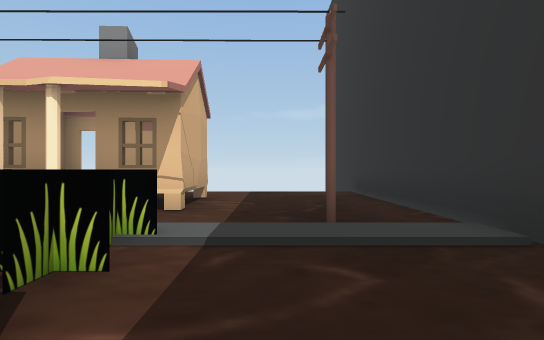
View 1 (above)

21 first-person views from a walk through a 3-D level made in the Unity game engine. The camera is 1.2 m above the floor, looks level and sees 85° across. The floor is counted in squares, 2 m on a side. Each view is taken from the middle of a square. On the plan, view 1 faces up. The plan holds only what a view shows up to about 9 squares ahead; the rest is blank. The place goes on beyond the plan.

View 2
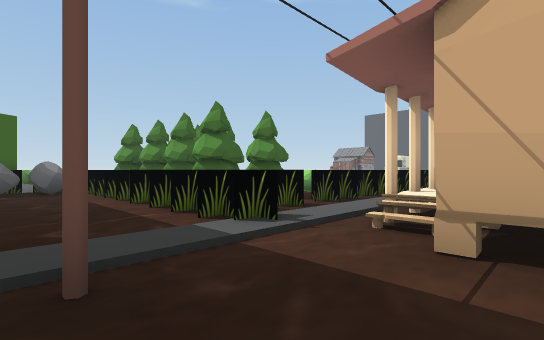

View 3
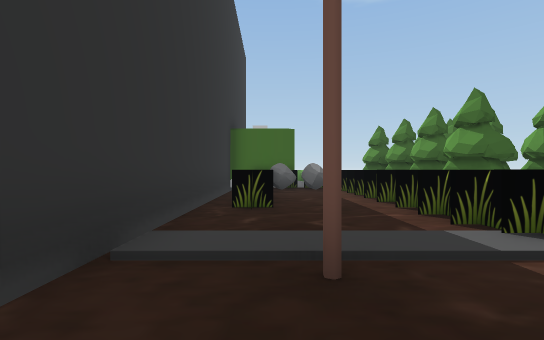

View 4
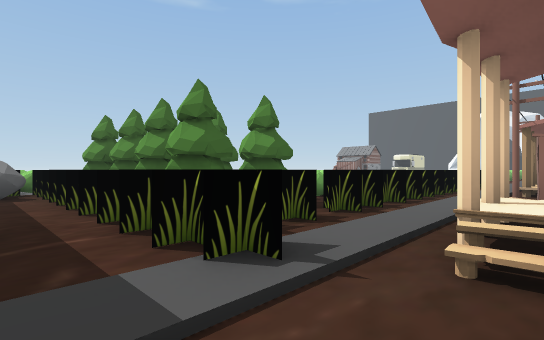

View 5
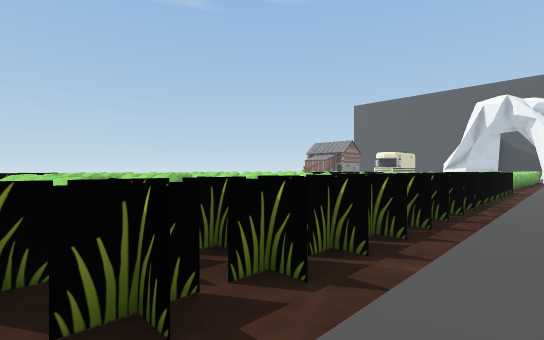

View 6
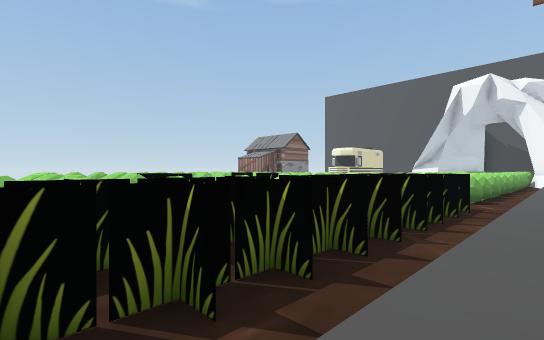

View 7
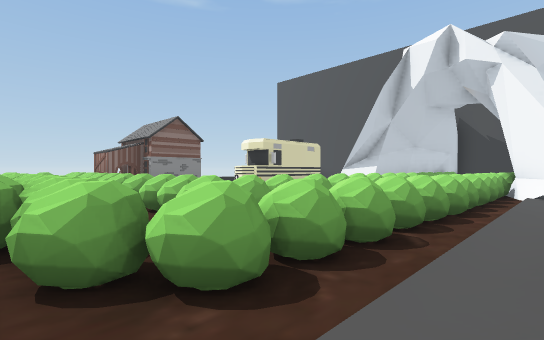

View 8
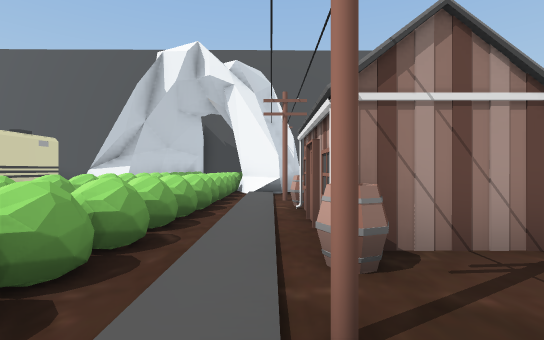

View 9
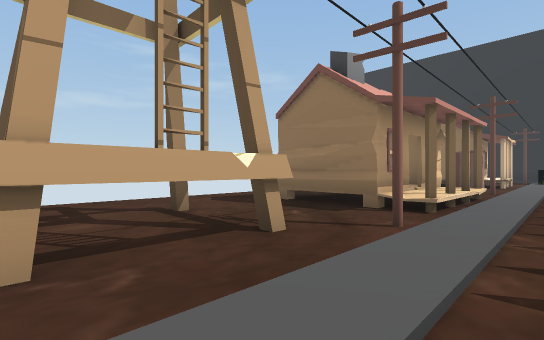

View 10
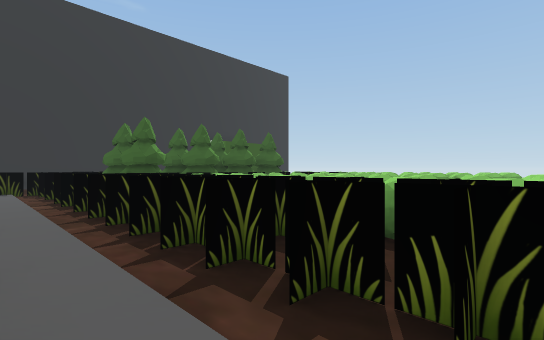

View 11
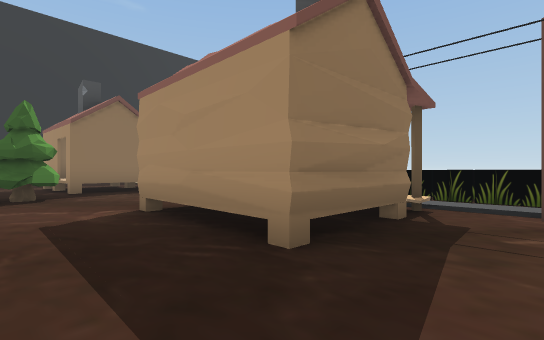

View 12
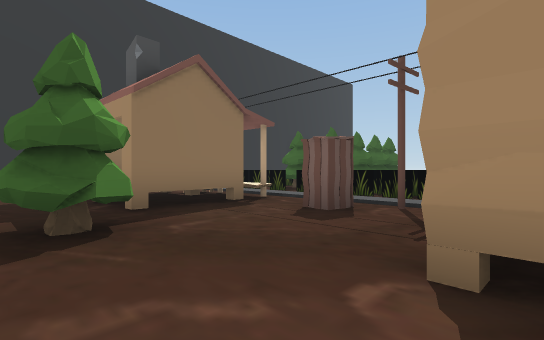

View 13
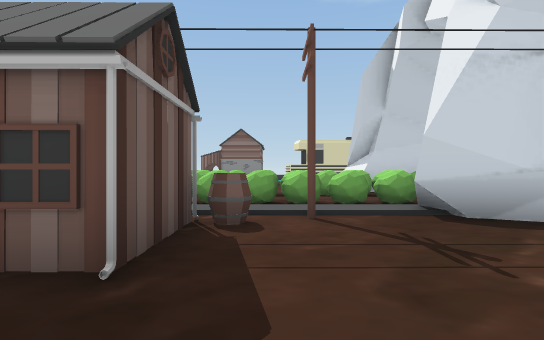

View 14
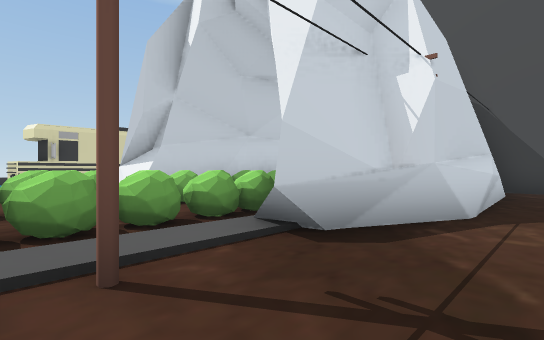

View 15
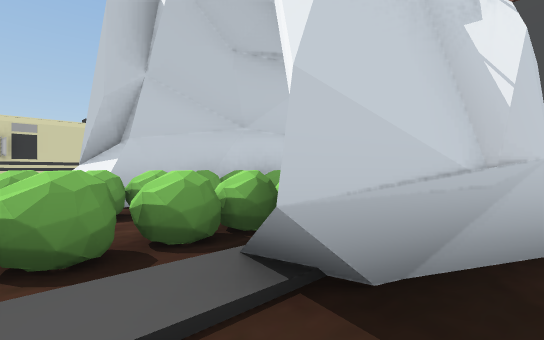

View 16
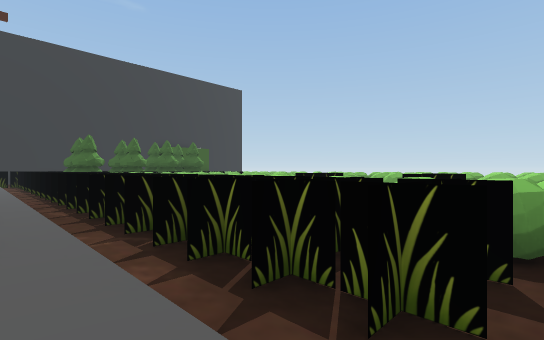

View 17
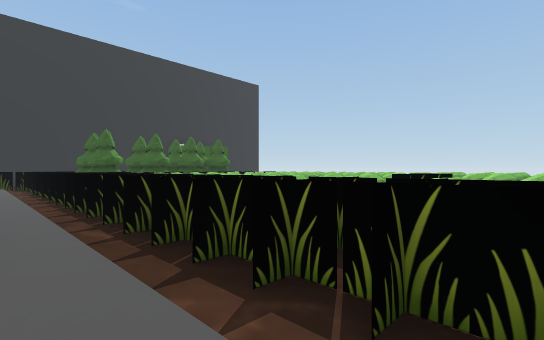

View 18
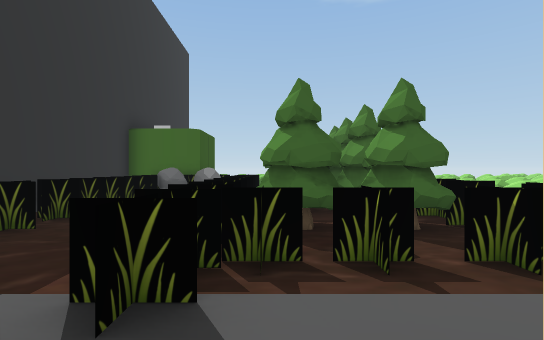

View 19
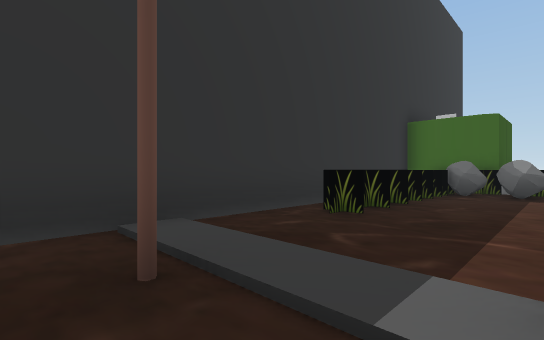

View 20
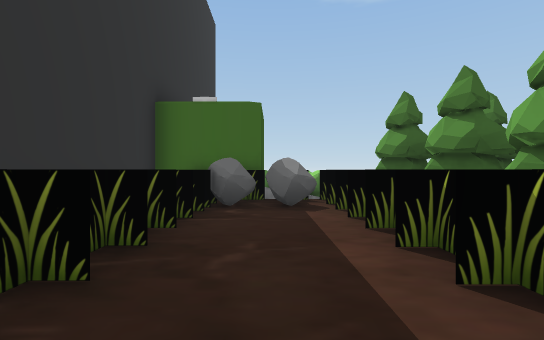

View 21
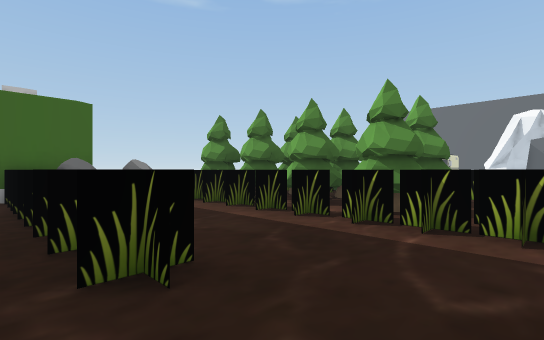

### Floor plan
Key: @ floor where view 1 was taken; # wall or solid block; x gap in a wall; . main floor; : floor 0.5 m higher than the main floor; / step, stairs or slope; O other object.
Columns run from 32 left of view 1 to 3 right of it. Each row starts with its distance up from view 1.
  9                                   ##
  8                  .........O........#
  7           .      .........OO.......#
  6          ...     .#.OOO#....OOOO...#
  5 #..........###.  .#.OO:O....O  O...#
  4 #.#####...OO##O.#x#..O:O..O.OO/....#
  3       O##/O////O///O/////O///////O/#
  2      OOOO.OO..O..OOOOOOOOOOOOOOO...#
  1       OOOOOOOOOO.O.OOOOOOOOO...O...#
  0     OOOOOOOOOOOOOOOOOOOOOOOOOOOO@O.#
 -1     #### OOOO.OOO   OOOOOOOOOOOO.O.#
 -2        ##    OOOOO  OOOOOOOOOO.O.O.#
 -3               OO O  OOO.OOOOOOOO.O.#
 -4               OOOOOOOO.OOOOOOOOOOO.#
 -5               OOO  OOOOOOOO    OOO.#
 -6           O   O  OOOO OOOO     OO ##
 -7           O  OO  OOOOO O O
 -8                  O O

Positions as (right, up) in squares from view 1, and headings:
1: (0, 0), facing up
2: (1, 5), facing down-left
3: (1, 5), facing down
4: (0, 4), facing down-left
5: (-5, 3), facing down-left
6: (-10, 3), facing down-left
7: (-16, 3), facing down-left
8: (-16, 3), facing left
9: (-16, 2), facing up-right
10: (-11, 3), facing down-right
11: (-13, 8), facing down-right
12: (-9, 8), facing down-right
13: (-22, 7), facing down
14: (-22, 5), facing down-left
15: (-23, 4), facing down-left
16: (-16, 3), facing down-right
17: (-14, 3), facing down-right
18: (-2, 4), facing down
19: (-1, 4), facing down-right
20: (0, 1), facing down
21: (2, 2), facing down-left
